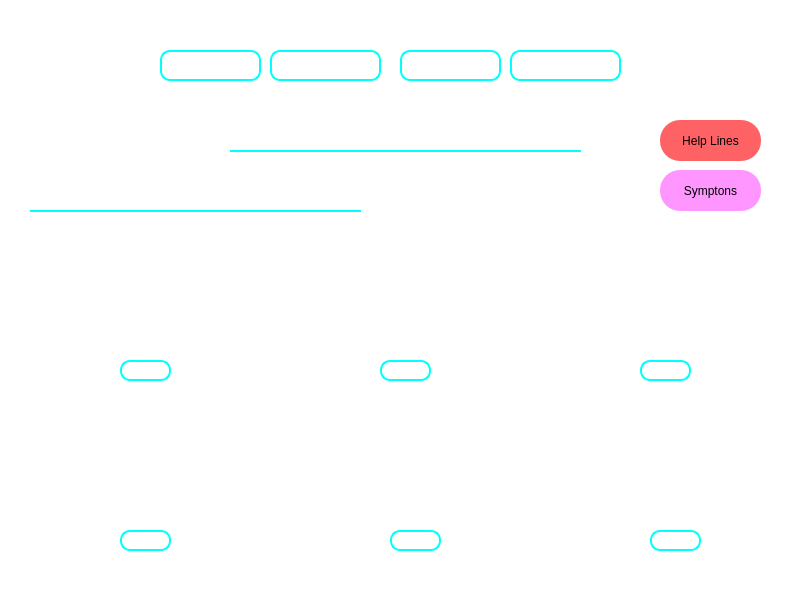
<?xml version="1.0" encoding="UTF-8"?>
<ui version="4.0">
 <class>latest</class>
 <widget class="QMainWindow" name="latest">
  <property name="geometry">
   <rect>
    <x>0</x>
    <y>0</y>
    <width>804</width>
    <height>597</height>
   </rect>
  </property>
  <property name="windowTitle">
   <string>MainWindow</string>
  </property>
  <property name="styleSheet">
   <string notr="true">background-color: white;</string>
  </property>
  <widget class="QWidget" name="centralwidget">
   <widget class="QLabel" name="label_2">
    <property name="geometry">
     <rect>
      <x>160</x>
      <y>50</y>
      <width>101</width>
      <height>31</height>
     </rect>
    </property>
    <property name="styleSheet">
     <string notr="true">color: Black;
Font-size:15px;
letter-spacing:1.2px;
border:2px solid cyan;
border-radius:10px;
background:none;
font-weight:bold;
color:white;</string>
    </property>
    <property name="text">
     <string>Home</string>
    </property>
    <property name="alignment">
     <set>Qt::AlignCenter</set>
    </property>
   </widget>
   <widget class="QLabel" name="label_3">
    <property name="geometry">
     <rect>
      <x>270</x>
      <y>50</y>
      <width>111</width>
      <height>31</height>
     </rect>
    </property>
    <property name="styleSheet">
     <string notr="true">color: Black;
Font-size:15px;
letter-spacing:1.2px;
border:2px solid cyan;
border-radius:10px;
background:none;
font-weight:bold;
color:white;</string>
    </property>
    <property name="text">
     <string>Precaution</string>
    </property>
    <property name="alignment">
     <set>Qt::AlignCenter</set>
    </property>
   </widget>
   <widget class="QLabel" name="label_4">
    <property name="geometry">
     <rect>
      <x>400</x>
      <y>50</y>
      <width>101</width>
      <height>31</height>
     </rect>
    </property>
    <property name="styleSheet">
     <string notr="true">color: Black;
Font-size:15px;
letter-spacing:1.2px;
border:2px solid cyan;
border-radius:10px;
background:none;
font-weight:bold;
color:white;</string>
    </property>
    <property name="text">
     <string>Latest</string>
    </property>
    <property name="alignment">
     <set>Qt::AlignCenter</set>
    </property>
   </widget>
   <widget class="QLabel" name="label_5">
    <property name="geometry">
     <rect>
      <x>510</x>
      <y>50</y>
      <width>111</width>
      <height>31</height>
     </rect>
    </property>
    <property name="styleSheet">
     <string notr="true">color: Black;
Font-size:15px;
letter-spacing:1.2px;
border:2px solid cyan;
border-radius:10px;
background:none;
font-weight:bold;
color:white;</string>
    </property>
    <property name="text">
     <string>Stats</string>
    </property>
    <property name="alignment">
     <set>Qt::AlignCenter</set>
    </property>
   </widget>
   <widget class="QPushButton" name="pushButton_2">
    <property name="geometry">
     <rect>
      <x>660</x>
      <y>120</y>
      <width>101</width>
      <height>41</height>
     </rect>
    </property>
    <property name="styleSheet">
     <string notr="true">QPushButton{border-radius:20px;
font: 12pt &quot;Times New Roman&quot;;
	
	background-color: rgb(255, 98, 101);

font: 75 10pt &quot;Times New Roman&quot;;
color: rgb(0, 0, 0);}
QPushButton:hover {

	background-color: rgb(255, 0, 4);
 	color: rgb(255, 255, 255);
}
QPushButton:pressed{
	background-color: rgb(170, 170, 255);
}
{    background: #F8B97A;
    border:2px solid black;
	border-radius:15px;
    color:Black;
    font-size: 15px;
    letter-spacing: 0.5px;
    font-family: 'Lato';
    font-weight: 200;}
</string>
    </property>
    <property name="text">
     <string>Help Lines</string>
    </property>
   </widget>
   <widget class="QLabel" name="label_6">
    <property name="geometry">
     <rect>
      <x>30</x>
      <y>10</y>
      <width>71</width>
      <height>81</height>
     </rect>
    </property>
    <property name="mouseTracking">
     <bool>true</bool>
    </property>
    <property name="styleSheet">
     <string notr="true">background:none</string>
    </property>
    <property name="text">
     <string/>
    </property>
    <property name="pixmap">
     <pixmap>cov.png</pixmap>
    </property>
    <property name="scaledContents">
     <bool>true</bool>
    </property>
    <property name="wordWrap">
     <bool>false</bool>
    </property>
   </widget>
   <widget class="QLabel" name="label_7">
    <property name="geometry">
     <rect>
      <x>10</x>
      <y>90</y>
      <width>141</width>
      <height>31</height>
     </rect>
    </property>
    <property name="styleSheet">
     <string notr="true">color:White;
Font-size:15px;
letter-spacing:0.5px;
background:none</string>
    </property>
    <property name="text">
     <string>|| Covid Tracker ||</string>
    </property>
   </widget>
   <widget class="QLabel" name="label_16">
    <property name="geometry">
     <rect>
      <x>0</x>
      <y>0</y>
      <width>801</width>
      <height>591</height>
     </rect>
    </property>
    <property name="styleSheet">
     <string notr="true"/>
    </property>
    <property name="text">
     <string/>
    </property>
    <property name="pixmap">
     <pixmap>image (2).png</pixmap>
    </property>
    <property name="scaledContents">
     <bool>true</bool>
    </property>
   </widget>
   <widget class="QLabel" name="label_8">
    <property name="geometry">
     <rect>
      <x>30</x>
      <y>180</y>
      <width>321</width>
      <height>31</height>
     </rect>
    </property>
    <property name="styleSheet">
     <string notr="true">color: Black;
Font-size:15px;
letter-spacing:1.2px;
border-radius:15px;
background:none;
font-weight:bold;
color:white;
</string>
    </property>
    <property name="text">
     <string>&lt;html&gt;&lt;head/&gt;&lt;body&gt;&lt;p align=&quot;center&quot;&gt;Government Updates / Announcements&lt;/p&gt;&lt;/body&gt;&lt;/html&gt;</string>
    </property>
   </widget>
   <widget class="QLabel" name="label_9">
    <property name="geometry">
     <rect>
      <x>120</x>
      <y>360</y>
      <width>51</width>
      <height>21</height>
     </rect>
    </property>
    <property name="styleSheet">
     <string notr="true">color: Black;
Font-size:10px;
letter-spacing:1.2px;
border:2px solid cyan;
border-radius:10px;
background:none;
font-weight:bold;
color:white;

</string>
    </property>
    <property name="text">
     <string>PDF</string>
    </property>
    <property name="alignment">
     <set>Qt::AlignCenter</set>
    </property>
    <property name="openExternalLinks">
     <bool>true</bool>
    </property>
   </widget>
   <widget class="QLabel" name="label1">
    <property name="geometry">
     <rect>
      <x>240</x>
      <y>110</y>
      <width>331</width>
      <height>41</height>
     </rect>
    </property>
    <property name="styleSheet">
     <string notr="true">color: Black;
Font-size:20px;
letter-spacing:1.2px;
border-radius:15px;
background:none;
font-weight:bold;
color:white;
</string>
    </property>
    <property name="text">
     <string>&lt;html&gt;&lt;head/&gt;&lt;body&gt;&lt;p align=&quot;center&quot;&gt;|| Latest Updates/Guidelines ||&lt;/p&gt;&lt;/body&gt;&lt;/html&gt;</string>
    </property>
   </widget>
   <widget class="QLabel" name="label_10">
    <property name="geometry">
     <rect>
      <x>380</x>
      <y>360</y>
      <width>51</width>
      <height>21</height>
     </rect>
    </property>
    <property name="styleSheet">
     <string notr="true">color: Black;
Font-size:10px;
letter-spacing:1.2px;
border:2px solid cyan;
border-radius:10px;
background:none;
font-weight:bold;
color:white;

</string>
    </property>
    <property name="text">
     <string>&lt;html&gt;&lt;head/&gt;&lt;body&gt;&lt;p align=&quot;center&quot;&gt;PDF&lt;/p&gt;&lt;/body&gt;&lt;/html&gt;</string>
    </property>
   </widget>
   <widget class="QLabel" name="label_11">
    <property name="geometry">
     <rect>
      <x>640</x>
      <y>360</y>
      <width>51</width>
      <height>21</height>
     </rect>
    </property>
    <property name="styleSheet">
     <string notr="true">color: Black;
Font-size:10px;
letter-spacing:1.2px;
border:2px solid cyan;
border-radius:10px;
background:none;
font-weight:bold;
color:white;

</string>
    </property>
    <property name="text">
     <string>&lt;html&gt;&lt;head/&gt;&lt;body&gt;&lt;p align=&quot;center&quot;&gt;PDF&lt;/p&gt;&lt;/body&gt;&lt;/html&gt;</string>
    </property>
   </widget>
   <widget class="QLabel" name="label_12">
    <property name="geometry">
     <rect>
      <x>390</x>
      <y>530</y>
      <width>51</width>
      <height>21</height>
     </rect>
    </property>
    <property name="styleSheet">
     <string notr="true">color: Black;
Font-size:10px;
letter-spacing:1.2px;
border:2px solid cyan;
border-radius:10px;
background:none;
font-weight:bold;
color:white;
</string>
    </property>
    <property name="text">
     <string>&lt;html&gt;&lt;head/&gt;&lt;body&gt;&lt;p align=&quot;center&quot;&gt;PDF&lt;/p&gt;&lt;/body&gt;&lt;/html&gt;</string>
    </property>
   </widget>
   <widget class="QPushButton" name="pushButton4">
    <property name="geometry">
     <rect>
      <x>660</x>
      <y>170</y>
      <width>101</width>
      <height>41</height>
     </rect>
    </property>
    <property name="styleSheet">
     <string notr="true">QPushButton{
border-radius:20px;
font: 12pt &quot;Times New Roman&quot;;
	background-color: rgb(255, 149, 255);

font: 75 10pt &quot;Times New Roman&quot;;
color: rgb(0, 0, 0);}
QPushButton:hover {
	
	background-color: rgb(255, 73, 255);
 	color: rgb(255, 255, 255);
}
QPushButton:pressed{
	background-color: rgb(170, 170, 255);
}</string>
    </property>
    <property name="text">
     <string>Symptons</string>
    </property>
   </widget>
   <widget class="QLabel" name="label_13">
    <property name="geometry">
     <rect>
      <x>650</x>
      <y>530</y>
      <width>51</width>
      <height>21</height>
     </rect>
    </property>
    <property name="styleSheet">
     <string notr="true">color: Black;
Font-size:10px;
letter-spacing:1.2px;
border:2px solid cyan;
border-radius:10px;
background:none;
font-weight:bold;
color:white;
</string>
    </property>
    <property name="text">
     <string>&lt;html&gt;&lt;head/&gt;&lt;body&gt;&lt;p align=&quot;center&quot;&gt;PDF&lt;/p&gt;&lt;/body&gt;&lt;/html&gt;</string>
    </property>
   </widget>
   <widget class="QLabel" name="label_14">
    <property name="geometry">
     <rect>
      <x>120</x>
      <y>530</y>
      <width>51</width>
      <height>21</height>
     </rect>
    </property>
    <property name="styleSheet">
     <string notr="true">color: Black;
Font-size:10px;
letter-spacing:1.2px;
border:2px solid cyan;
border-radius:10px;
background:none;
font-weight:bold;
color:white;

</string>
    </property>
    <property name="text">
     <string>&lt;html&gt;&lt;head/&gt;&lt;body&gt;&lt;p align=&quot;center&quot;&gt;PDF&lt;/p&gt;&lt;/body&gt;&lt;/html&gt;</string>
    </property>
   </widget>
   <widget class="QLabel" name="label">
    <property name="geometry">
     <rect>
      <x>60</x>
      <y>230</y>
      <width>181</width>
      <height>121</height>
     </rect>
    </property>
    <property name="text">
     <string/>
    </property>
    <property name="pixmap">
     <pixmap>Screenshot 2022-03-15 223002.png</pixmap>
    </property>
    <property name="scaledContents">
     <bool>true</bool>
    </property>
   </widget>
   <widget class="QLabel" name="label_15">
    <property name="geometry">
     <rect>
      <x>56</x>
      <y>402</y>
      <width>181</width>
      <height>121</height>
     </rect>
    </property>
    <property name="text">
     <string/>
    </property>
    <property name="pixmap">
     <pixmap>Screenshot 2022-03-15 223210.png</pixmap>
    </property>
    <property name="scaledContents">
     <bool>true</bool>
    </property>
   </widget>
   <widget class="QLabel" name="label_18">
    <property name="geometry">
     <rect>
      <x>310</x>
      <y>230</y>
      <width>191</width>
      <height>121</height>
     </rect>
    </property>
    <property name="text">
     <string/>
    </property>
    <property name="pixmap">
     <pixmap>Screenshot 2022-03-15 223054.png</pixmap>
    </property>
    <property name="scaledContents">
     <bool>true</bool>
    </property>
   </widget>
   <widget class="QLabel" name="label_19">
    <property name="geometry">
     <rect>
      <x>576</x>
      <y>232</y>
      <width>181</width>
      <height>121</height>
     </rect>
    </property>
    <property name="text">
     <string/>
    </property>
    <property name="pixmap">
     <pixmap>Screenshot 2022-03-15 223144.png</pixmap>
    </property>
    <property name="scaledContents">
     <bool>true</bool>
    </property>
   </widget>
   <widget class="QLabel" name="label_20">
    <property name="geometry">
     <rect>
      <x>320</x>
      <y>400</y>
      <width>181</width>
      <height>121</height>
     </rect>
    </property>
    <property name="text">
     <string/>
    </property>
    <property name="pixmap">
     <pixmap>Screenshot 2022-03-15 223232.png</pixmap>
    </property>
    <property name="scaledContents">
     <bool>true</bool>
    </property>
   </widget>
   <widget class="QLabel" name="label_17">
    <property name="geometry">
     <rect>
      <x>580</x>
      <y>400</y>
      <width>181</width>
      <height>121</height>
     </rect>
    </property>
    <property name="text">
     <string/>
    </property>
    <property name="pixmap">
     <pixmap>Screenshot 2022-03-15 223251.png</pixmap>
    </property>
    <property name="scaledContents">
     <bool>true</bool>
    </property>
   </widget>
   <widget class="QLabel" name="label_21">
    <property name="geometry">
     <rect>
      <x>630</x>
      <y>80</y>
      <width>171</width>
      <height>20</height>
     </rect>
    </property>
    <property name="font">
     <font>
      <pointsize>10</pointsize>
      <weight>75</weight>
      <bold>true</bold>
     </font>
    </property>
    <property name="styleSheet">
     <string notr="true">color:white;
background:none;</string>
    </property>
    <property name="text">
     <string>Welcome, Anurag Yadav</string>
    </property>
    <property name="alignment">
     <set>Qt::AlignCenter</set>
    </property>
   </widget>
   <widget class="QLabel" name="label_22">
    <property name="geometry">
     <rect>
      <x>680</x>
      <y>20</y>
      <width>61</width>
      <height>61</height>
     </rect>
    </property>
    <property name="styleSheet">
     <string notr="true">background:none;</string>
    </property>
    <property name="text">
     <string/>
    </property>
    <property name="pixmap">
     <pixmap>User icon.png</pixmap>
    </property>
    <property name="scaledContents">
     <bool>true</bool>
    </property>
   </widget>
   <widget class="QLabel" name="label_23">
    <property name="geometry">
     <rect>
      <x>230</x>
      <y>150</y>
      <width>351</width>
      <height>20</height>
     </rect>
    </property>
    <property name="styleSheet">
     <string notr="true">background:none;
border-top:2px solid cyan;</string>
    </property>
    <property name="text">
     <string/>
    </property>
   </widget>
   <widget class="QLabel" name="label_24">
    <property name="geometry">
     <rect>
      <x>30</x>
      <y>210</y>
      <width>331</width>
      <height>20</height>
     </rect>
    </property>
    <property name="styleSheet">
     <string notr="true">background:none;
border-top:2px solid cyan;</string>
    </property>
    <property name="text">
     <string/>
    </property>
   </widget>
   <zorder>label_16</zorder>
   <zorder>label_2</zorder>
   <zorder>label_3</zorder>
   <zorder>label_4</zorder>
   <zorder>label_5</zorder>
   <zorder>pushButton_2</zorder>
   <zorder>label_6</zorder>
   <zorder>label_7</zorder>
   <zorder>label_8</zorder>
   <zorder>label_9</zorder>
   <zorder>label1</zorder>
   <zorder>label_10</zorder>
   <zorder>label_11</zorder>
   <zorder>label_12</zorder>
   <zorder>pushButton4</zorder>
   <zorder>label_13</zorder>
   <zorder>label_14</zorder>
   <zorder>label</zorder>
   <zorder>label_15</zorder>
   <zorder>label_18</zorder>
   <zorder>label_19</zorder>
   <zorder>label_20</zorder>
   <zorder>label_17</zorder>
   <zorder>label_21</zorder>
   <zorder>label_22</zorder>
   <zorder>label_23</zorder>
   <zorder>label_24</zorder>
  </widget>
  <widget class="QMenuBar" name="menubar">
   <property name="geometry">
    <rect>
     <x>0</x>
     <y>0</y>
     <width>804</width>
     <height>21</height>
    </rect>
   </property>
  </widget>
 </widget>
 <resources/>
 <connections/>
</ui>
